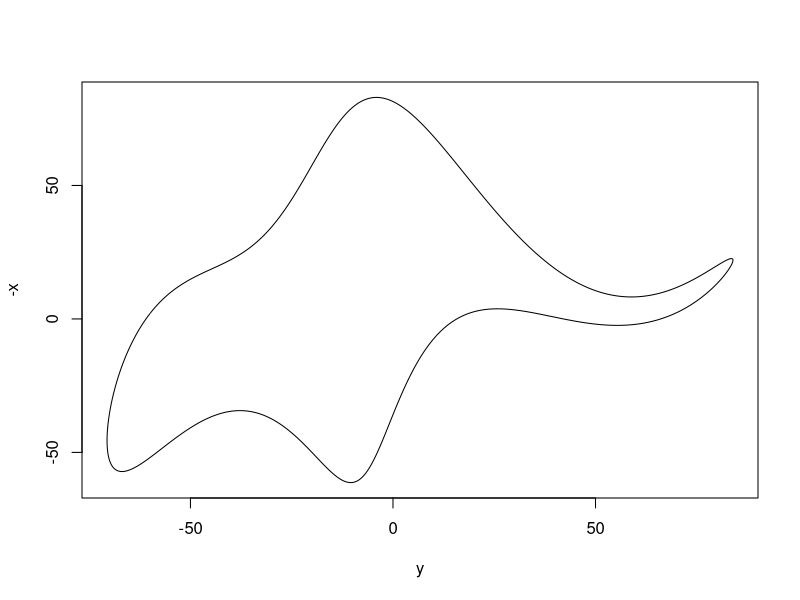
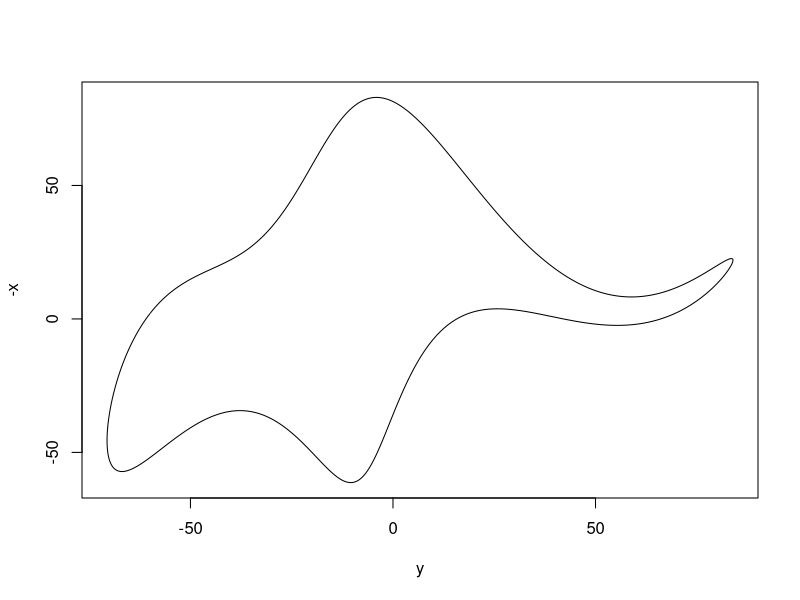

Write R code to recreate these figures, in order.
## This tiny program in R draws the (crude) shape of an elephant.
## It implements the equations in 
## Mayer, J., Khairy, K., Howard, J.
## Drawing an elephant with four complex parameters
## Am.J.Phys. 78: 648-649, 2010
## 
## To execute this program, install the open source R environment: www.r-project.org
## One of the ways to run it in the R Graphical User Interface is to set the working directory
## to the directory containing this file and type at the prompt:
## source("TinyElephant.R")
## 

## The parameters in the equations can of be modified to experiment with drawing
## various shapes. See also R script± ShapeExperiment.R

## Note that (y,-x) is plotted, rather than (x,y). However, this is how it appears to be plotted in the
## paper. 
## Note that parameter k in the paper is not restricted to 1-4. 


## JHGM van Beek. 13 February 2018

## Open source software under the GNU General Public License version 3.

x_coordinate <- function(t) {
  x <- 50*sin(t) + 18*sin(2*t) + 12 * cos(3*t) - 14*cos(5*t)
  x
}

y_coordinate <- function(t) {
  y <- -30*sin(t) + 8*sin(2*t) - 10*sin(3*t) -60*cos(t)
  y
}

x <- numeric()
y <- numeric()
i <- 0.
for (tt in seq(0,6.28,0.01))#10
{ i<-i+1
  x[i] <- x_coordinate(tt)
  y[i] <- y_coordinate(tt)
}

# the size of the on-screen plot may need to be adapted to see the right proportions
plot(y,-x,type='l')

pdf(file = paste(".\\Fig_Elephant_",format(Sys.time(),"%d%b%Y_%H.%M"),".pdf",sep=""),width = 9, height = 10)
plot(y,-x,type='l')
dev.off()
